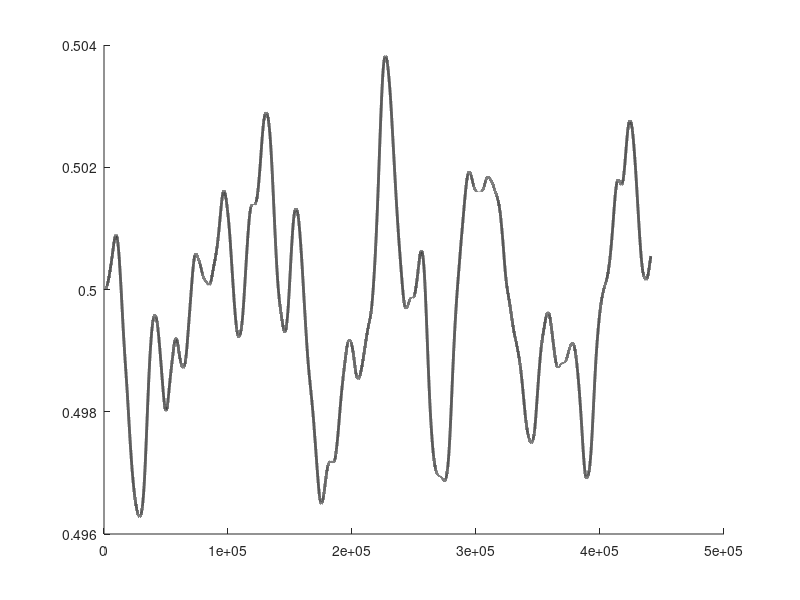
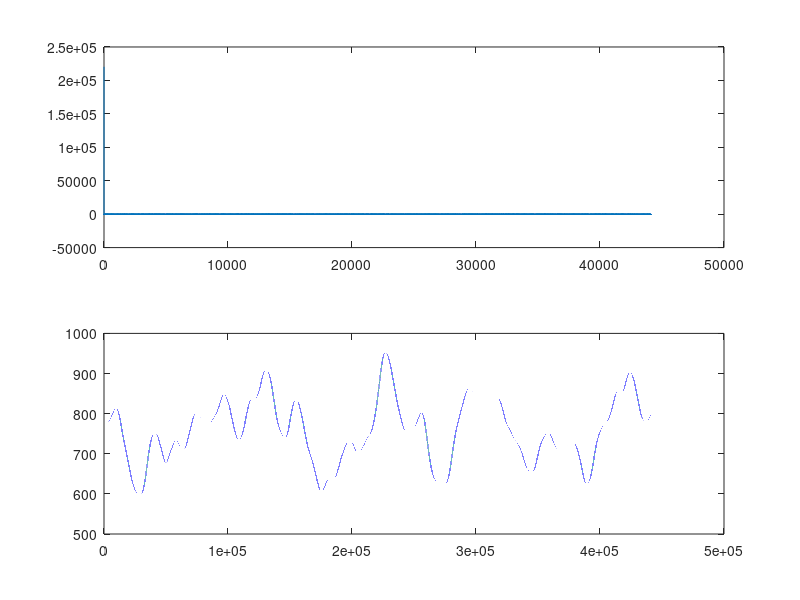

Write the MATLAB code that produced these figures, in order. (Note: this script raises an error after producing the figures.)
% Chebyshev Coefficient calculator

%% It seems the maximum number of chebyshev coeffcients is around 20
%% the following script is to test the generation of coeffients for the algorithm
%% given in "the scientist and engineers guide to DSP"
clear all
close all
%% vectors to store coefficients
A = zeros(22,1);
B = A; TA = A; TB = A;

% A(2) = 1; %%INDEX ISSUE
% B(2) = 1; %%INDEX ISSUE
A(3) = 1;
B(3) = 1;

%% Main variables
SR = 44.1e3;
Fc = 2/SR; %% normalised cutoff frequency
LH = 0;  %% filter shelf type, 0 = low pass, 1 = high pass
Pr = 0; %% percentage ripple < .2929
Np = 4;  %% number of poles

%% Some internal coefficients
if(Pr~=0)
  Es = sqrt((1/(1-Pr))^2 - 1);
  Vx = (1/Np)*log(1/Es + sqrt(1/(Es^2)+1));
  Kx = (1/Np)*log(1/Es + sqrt(1/(Es^2)-1));
  Kx = cosh(Kx);
else
  Vx = 1;
  Kx = 1;
end

T = 2*tan(.5);
W = 2*pi*Fc;

%% if low pass
if(LH==0)
  K = sin(.5 - W/2)/sin(.5 + W/2);
else
  %% if high pass
  K = -cos(.5 + W/2)/cos(W/2 - .5);
end
%%% main algorithm
j_ = 3:22; % indexing variable
for i = 1:Np*.5  %%INDEX ISSUE
  %%% Sub routine
  alpha = pi/(2*Np) + (i-1-1)*(pi/Np);

  if(Pr~=0)
    Rp = -cos(alpha)*sinh(Vx)/Kx;
    Ip = sin(alpha)*cosh(Vx)/Kx;
  else
    Rp = -cos(alpha);
    Ip = sin(alpha);
  end

  M = Rp^2 + Ip^2;
  D = 4 - 4*Rp*T + M*T;

  X0 = (T^2)/D;
  X1 = (2*T^2)/D;
  X2 = X0;

  Y1 = (8-(2*M*T^2))/D;
  Y2 = (-4 - 4*Rp*T - M*T)/D;

  D = 1 + Y1*K - Y2*K^2;

  A0 =  (X0 - X1*K + X2*K^2)/D;
  A1 =  (-2*X0*K + X1 + X1*K^2 - 2*X2*K)/D;
  A2 =  (X0*K^2 - X1*K + X2)/D;

  B1 = (2*K + Y1 +Y1*K^2 - 2*Y2*K)/D;
  B2 = (-(K^2) - Y1*K + Y2)/D;

  if (LH == 1)
    A1 = -A1; B1 = -B1;
  end

  TA = A;
  TB = B;

  A(j_) = A0*TA(j_) + A1*TA(j_-1) + A2*TA(j_-2);
  B(j_) =  (TB(j_) - B1*TB(j_-1) - B2*TB(j_-2));

end %% for i


B(3) = 0; %% B is the numerator %%INDEX ISSUE
A = A(3:(3+Np))';
B = -B(3:(3+Np))';

%%%% Normalising
SA = 0; SB = 0;
if (LH==0)
  SA = sum(A); SB = sum(B);
else
  for i = 1:Np
    SA = SA + A(i)*(-1)^(i-1);
    SB = SB + B(i)*(-1)^(i-1);
  end
end

gain = SA/(1-SB);

A = A/gain;
%%% end

% R = 0.00; % the number of dB of peak to peak ripple in the pass band
% Wp = 0.01; % Normalised frequency.
m = Np; % Filter order
%
% % % FilterType = 'low';
% [bmat,amat] = cheby1(Np,12,Fc,'low');
% a=bmat;
% b=-amat(2:m+1); %note the change in sign

% %
b = B;
a = A;

SR = 44.1e3;
% x = zeros(SR,1);
% x(1) = 1;
x = (rand(SR*10,1));
% x = ones(2000 ,1);
% x = sin(2*pi*100*[0:44100]/SR)';
% [file, path] =  uigetfile({'*.wav';'*.flac';'*.ogg';...
%                           '*.mp3'; '*.m4a'; '*.mp4'},... % unsupported in OS X
%                           'Choose a Sound File'); %% No Message in OS X
%
% if file == 0
%   error('Load file cancelled')
% end
% [x, SR] = audioread('/Users/admin/Documents/Masters/PBMMI/Audio_Examples/TestGuitarPhraseMono.wav');


N = length(x);
m = Np;
% x=[zeros(m,1);x];

% y=[zeros(N+m,1)];
% y=[zeros(N,1)];
y=[ones(N,1)*.5];

xrms= zeros(N,1);
win = 128;
for n = win+1:N
  xrms(n) = sqrt(sum(x(n:-1:n-(win-1)).^2)/(win));
  % xrms(n) = sum(x(n:-1:n-(win-1)).^2)/(win);
end
% xrms = 2*x.*x;
% xrms = abs(x);
for n = m+1:N
  y(n) = a*x(n:-1:n-m) + b*y(n:-1:n-m);
end

% y = sqrt(y);
figure(1)
% plot(x);
hold on
% plot(xrms);
plot(y,'k','LineWidth',2)
hold off

XF = fft(x);
YF = fft(y);

fx = linspace(0, SR, length(XF));
fy = linspace(0, SR, length(YF));

% Plot
% plot(fx,20*log10(abs(XF)),fy,20*log10(abs(YF)));
figure(2)
subplot(2,1,1)
plot(fx,XF)
subplot(2,1,2)
% plot(fy,abs(YF));

ymin = 0.493;
ymax = 0.507;
ynorm = 1/(ymax-ymin);

swing = SR*0.015;
base = SR*0.01;

delaySig = (((y-ymin)*ynorm)*swing) + base;
plot(delaySig);


% (y - (.4 + depth(1 ~ 10)*.08)) * depth*intensity*constant

% Joining LFOs
ly = length(y);
fadeSize = 880000;
i = 1:fadeSize;
t = (i/(.5*fadeSize)) - 1;

fadeIn = sqrt(.5*(1+t));
fadeOut = sqrt(.5*(1-t));
w = zeros((2*ly)-(fadeSize*.5),1);
w1 = w;
w2 = w;
y1 = y;
y2 = y(end:-1:1);


% y1 = ones(size(y));
% y2 = y1;

y1(end-fadeSize+1:end) = y1(end-fadeSize+1:end).*fadeOut';
y2(i) = y2(i).*fadeIn';

figure(4)
w1(1:ly) = y1;
plot(w1)
hold on
w2(ly-(fadeSize)+1:end-(fadeSize*.5)) = y2;
plot(w2);
plot(w1+w2);
